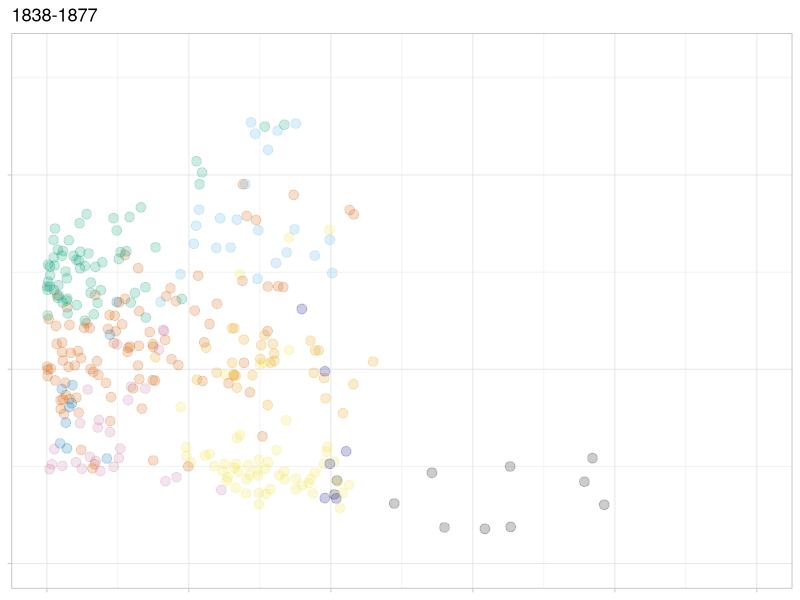
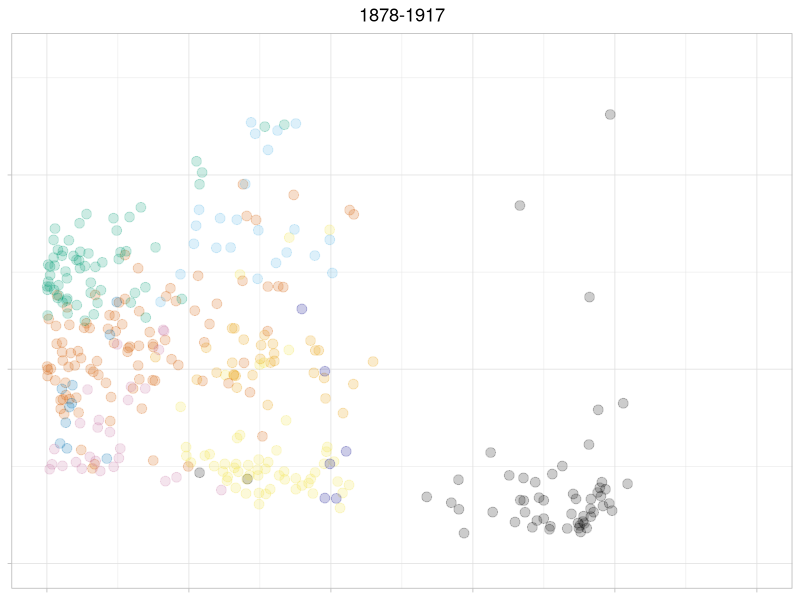
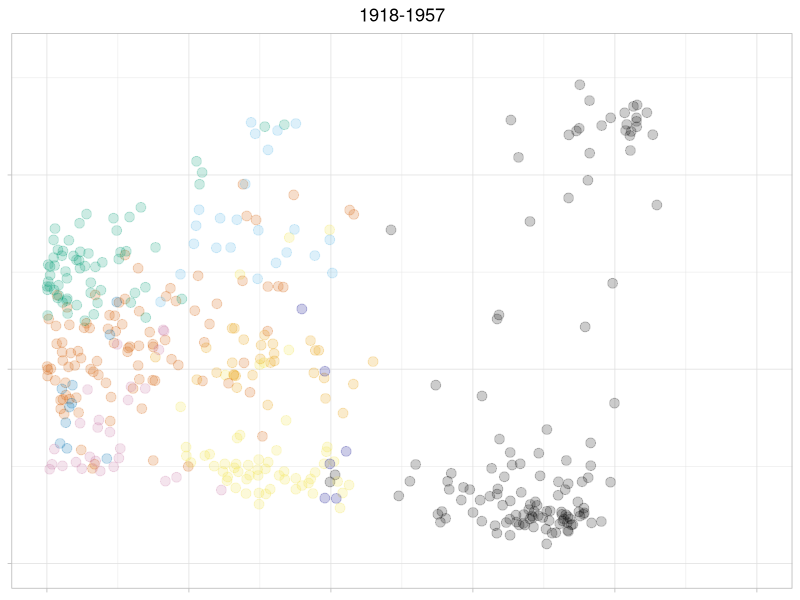
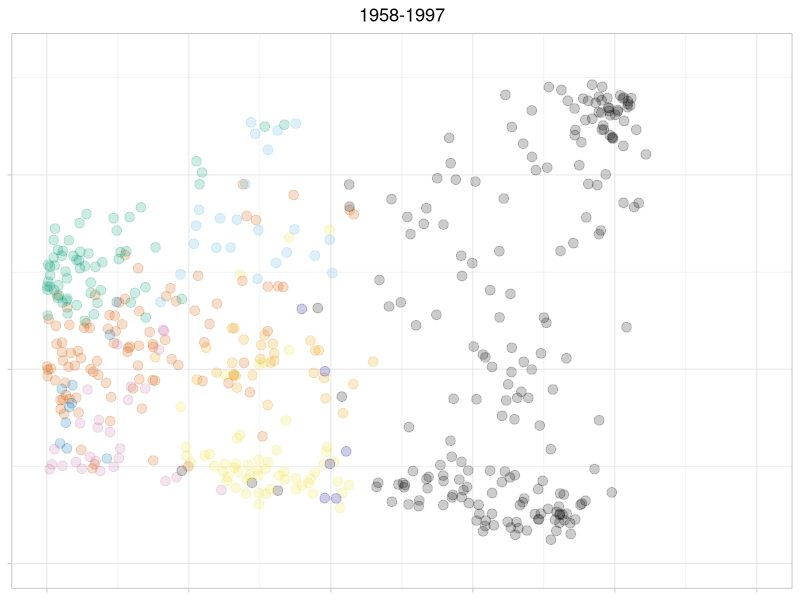
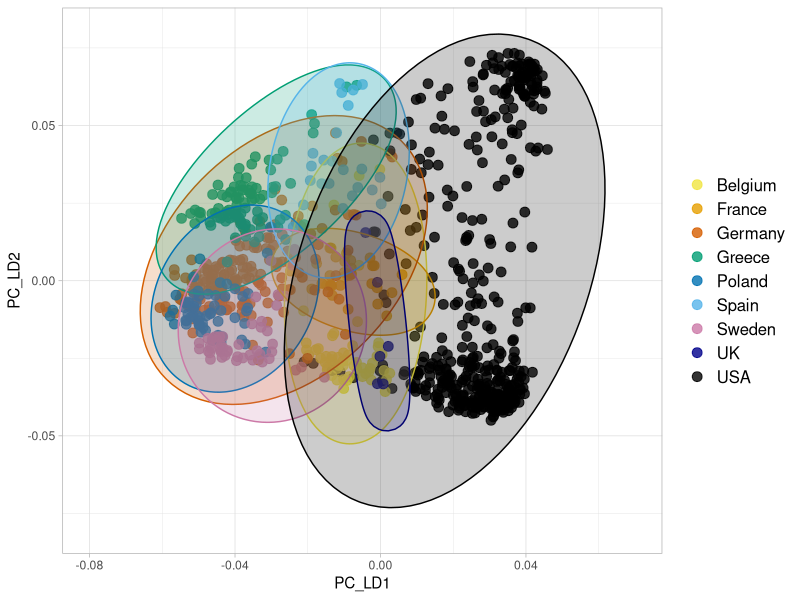

Reproduce these figures in R, in order. (Note: this script raises an error after producing the figures.)

library(car)
library(dplyr)  # For data manipulation
library(ggplot2)
library(ggforce)  # For confidence ellipses

# Load the covariance matrix
cov_file <- "Data/herbarium/Input/herb_GLUE_SPAIN_filtered_LD_MAF05.cov"  # Replace with your .cov file path
pca_data <- read.csv("Data/herbarium/Input/herbarium_structure_dataframe_1192026.csv",header=TRUE)
herb_EUR_list <- pca_data

pca_data$Year <- herb_EUR_list$Year
pca_data$Lat <- herb_EUR_list$Lat
pca_data$Lon <- herb_EUR_list$Lon
pca_data$H_C <- herb_EUR_list$H_C
pca_data$File <- herb_EUR_list$File
pca_data$State <- herb_EUR_list$State
pca_data$Sample <- herb_EUR_list$Sample

colorBlindBlack8 <- c("#F0E442", "#E69F00", "#D55E00", "#009E73", "#0072B2", "#56B4E9", "#CC79A7", "darkblue", "#000000")

# Plot using ggplot for Ttotal
Ttotal <- ggplot(pca_data, aes(x = PC_LD1, y = PC_LD2, color = Country)) +
  geom_point(size = 3, alpha = 0.8) +  # Scatter plot
  geom_mark_ellipse(aes(fill = Country), alpha = 0.2, show.legend = FALSE) +  # Confidence ellipses
  scale_color_manual(values = colorBlindBlack8) +  # Apply dynamically generated palette
  scale_fill_manual(values = colorBlindBlack8) +  # Match fill colors for ellipses
  labs(x = "PC_LD1", y = "PC_LD2") +  # Labels
  theme_light() +
  theme(
    legend.text = element_text(size = 12),legend.title = element_blank()  # Increase legend text size
  ) +
  ylim(c(-0.08, 0.08)) +
  xlim(c(-0.08, 0.07))

min_year <- min(pca_data[!is.na(pca_data$Year), "Year"])  # Get the minimum year from the data

# Filter the data
filtered_data_T1 <- pca_data %>%
    filter(
        (H_C == "C") | (H_C == "H" & Year >= min_year & Year <= min_year + 39)
    )

# Filter the data
filtered_data_T2 <- pca_data %>%
    filter(
        (H_C == "C") | (H_C == "H" & Year >= min_year + 40 & Year <= min_year + 79)
    )

# Filter the data
filtered_data_T3 <- pca_data %>%
    filter(
        (H_C == "C") | (H_C == "H" & Year >= min_year + 80 & Year <= min_year + 119)
    )

# Filter the data
filtered_data_T4 <- pca_data %>%
    filter(
        (H_C == "C") | (H_C == "H" & Year >= min_year + 120 & Year <= min_year + 159)
    )


# Plot using ggplot for filtered_data_T1
T1 <- ggplot(filtered_data_T1, aes(x = PC_LD1, y = PC_LD2, color = Country)) +
  geom_point(aes(alpha = 0.2), size = 3) +  # Adjust alpha for "C" rows
  scale_color_manual(values = colorBlindBlack8) +  # Apply dynamically generated palette
  scale_fill_manual(values = colorBlindBlack8) +  # Match fill colors for ellipses
  scale_alpha_identity() +  # Use the alpha values directly
  theme_light() + ggtitle("1838-1877")+theme(legend.position = "none",axis.text=element_blank(),axis.title=element_blank()) + ylim(c(-0.05, 0.08)) + xlim(c(-0.04,0.06))

# Repeat for filtered_data_T2
T2 <- ggplot(filtered_data_T2, aes(x = PC_LD1, y = PC_LD2, color = Country)) +
  geom_point(aes(alpha = 0.2), size = 3) +  # Adjust alpha for "C" rows
  scale_color_manual(values = colorBlindBlack8) +  # Apply dynamically generated palette
  scale_fill_manual(values = colorBlindBlack8) +  # Match fill colors for ellipses
  scale_alpha_identity() +  # Use the alpha values directly
  theme_light() + ggtitle("1878-1917")+theme(legend.position = "none", plot.title = element_text(hjust = 0.5),axis.text=element_blank(),axis.title=element_blank()) + ylim(c(-0.05, 0.08)) + xlim(c(-0.04,0.06))

# Repeat for filtered_data_T3
T3 <- ggplot(filtered_data_T3, aes(x = PC_LD1, y = PC_LD2, color = Country)) +
  geom_point(aes(alpha = 0.2), size = 3) +  # Adjust alpha for "C" rows
  scale_color_manual(values = colorBlindBlack8) +  # Apply dynamically generated palette
  scale_fill_manual(values = colorBlindBlack8) +  # Match fill colors for ellipses
  scale_alpha_identity() +  # Use the alpha values directly
  theme_light() + ggtitle("1918-1957")+ theme(legend.position = "none", plot.title = element_text(hjust = 0.5),axis.text=element_blank(),axis.title=element_blank()) + ylim(c(-0.05, 0.08)) + xlim(c(-0.04,0.06))

# Repeat for filtered_data_T4
T4 <- ggplot(filtered_data_T4, aes(x = PC_LD1, y = PC_LD2, color = Country)) +
  geom_point(aes(alpha = 0.2), size = 3) +  # Adjust alpha for "C" rows
  scale_color_manual(values = colorBlindBlack8) +  # Apply dynamically generated palette
  scale_fill_manual(values = colorBlindBlack8) +  # Match fill colors for ellipses
  scale_alpha_identity() +  # Use the alpha values directly
  theme_light() + ggtitle("1958-1997")+ theme(legend.position = "none", plot.title = element_text(hjust = 0.5),axis.text=element_blank(),axis.title=element_blank()) + ylim(c(-0.05, 0.08)) + xlim(c(-0.04,0.06))

panelB <- ggarrange(T1,T2,T3,T4,ncol=2,nrow=2)
# Arrange the plots
combined_plot <- ggarrange(
    Ttotal, 
    panelB, # The total plot
    ncol=2,
nrow = 1,  # Two rows: one for Ttotal, one for T1-T4
    heights = c(1, 1),legend="top"  # Make Ttotal twice the height of the row with T1-T4
)

# Display the combined plot
print(combined_plot)




herb_df <- read.csv("Data/herbarium/Input/herbarium_structure_dataframe_1192026.csv",header=TRUE)
pc_cols <- c("PC_LD1","PC_LD2")
# Assume your data frame is called df and has columns: Country, PC_LD1, PC_LD2, PC3, ...
df <- herb_df[herb_df$Region=="North" | herb_df$H_C=="C",]
df <- df[df$TimeBin=="1838-1877" | df$H_C=="C",]
library(dplyr)

# Calculate centroids for each country except USA
centroids <- df %>%
    filter(Country != "USA") %>%
    group_by(Country) %>%
    dplyr::summarise(across(all_of(pc_cols), mean), .groups = "drop")

# Get USA samples
usa_samples <- df %>%
    filter(Country == "USA") %>%
    dplyr::select(all_of(pc_cols))

# Function to calculate Euclidean distance
euclidean <- function(a, b) sqrt(sum((a - b)^2))

# For each centroid, calculate distances to all USA samples
results_N_1 <- centroids %>%
    rowwise() %>%
    dplyr::mutate(
        distances = list(
            apply(usa_samples, 1, function(x) euclidean(x, c_across(all_of(pc_cols))))
        ),
        avg_distance = mean(unlist(distances)),
        sd_distance = sd(unlist(distances))
    ) %>%
    dplyr::select(Country, avg_distance, sd_distance)

pc_cols <- c("PC_LD1","PC_LD2")
# Assume your data frame is called df and has columns: Country, PC_LD1, PC_LD2, PC3, ...
df <- herb_df[herb_df$Region=="North" | herb_df$H_C=="C",]
df <- df[df$TimeBin=="1878-1917" | df$H_C=="C",]
library(dplyr)

# Calculate centroids for each country except USA
centroids <- df %>%
    filter(Country != "USA") %>%
    group_by(Country) %>%
    dplyr::summarise(across(all_of(pc_cols), mean), .groups = "drop")

# Get USA samples
usa_samples <- df %>%
    filter(Country == "USA") %>%
    dplyr::select(all_of(pc_cols))

# Function to calculate Euclidean distance
euclidean <- function(a, b) sqrt(sum((a - b)^2))

# For each centroid, calculate distances to all USA samples
results_N_2<- centroids %>%
    rowwise() %>%
    dplyr::mutate(
        distances = list(
            apply(usa_samples, 1, function(x) euclidean(x, c_across(all_of(pc_cols))))
        ),
        avg_distance = mean(unlist(distances)),
        sd_distance = sd(unlist(distances))
    ) %>%
    dplyr::select(Country, avg_distance, sd_distance)

pc_cols <- c("PC_LD1","PC_LD2")
# Assume your data frame is called df and has columns: Country, PC_LD1, PC_LD2, PC3, ...
df <- herb_df[herb_df$Region=="North" | herb_df$H_C=="C",]
df <- df[df$TimeBin=="1918-1957" | df$H_C=="C",]
library(dplyr)

# Calculate centroids for each country except USA
centroids <- df %>%
    filter(Country != "USA") %>%
    group_by(Country) %>%
    dplyr::summarise(across(all_of(pc_cols), mean), .groups = "drop")

# Get USA samples
usa_samples <- df %>%
    filter(Country == "USA") %>%
    dplyr::select(all_of(pc_cols))

# Function to calculate Euclidean distance
euclidean <- function(a, b) sqrt(sum((a - b)^2))

# For each centroid, calculate distances to all USA samples
results_N_3<- centroids %>%
    rowwise() %>%
    dplyr::mutate(
        distances = list(
            apply(usa_samples, 1, function(x) euclidean(x, c_across(all_of(pc_cols))))
        ),
        avg_distance = mean(unlist(distances)),
        sd_distance = sd(unlist(distances))
    ) %>%
    dplyr::select(Country, avg_distance, sd_distance)

pc_cols <- c("PC_LD1","PC_LD2")
# Assume your data frame is called df and has columns: Country, PC_LD1, PC_LD2, PC3, ...
df <- herb_df[herb_df$Region=="North" | herb_df$H_C=="C",]
df <- df[df$TimeBin=="1958-1997" | df$H_C=="C",]
library(dplyr)

# Calculate centroids for each country except USA
centroids <- df %>%
    filter(Country != "USA") %>%
    group_by(Country) %>%
    dplyr::summarise(across(all_of(pc_cols), mean), .groups = "drop")

# Get USA samples
usa_samples <- df %>%
    filter(Country == "USA") %>%
    dplyr::select(all_of(pc_cols))

# Function to calculate Euclidean distance
euclidean <- function(a, b) sqrt(sum((a - b)^2))

# For each centroid, calculate distances to all USA samples
results_N_4<- centroids %>%
    rowwise() %>%
    dplyr::mutate(
        distances = list(
            apply(usa_samples, 1, function(x) euclidean(x, c_across(all_of(pc_cols))))
        ),
        avg_distance = mean(unlist(distances)),
        sd_distance = sd(unlist(distances))
    ) %>%
    dplyr::select(Country, avg_distance, sd_distance)

pc_cols <- c("PC_LD1","PC_LD2")
# Assume your data frame is called df and has columns: Country, PC_LD1, PC_LD2, PC3, ...
df <- herb_df[herb_df$Region=="South" | herb_df$H_C=="C",]
df <- df[df$TimeBin=="1838-1877" | df$H_C=="C",]
library(dplyr)

# Calculate centroids for each country except USA
centroids <- df %>%
    filter(Country != "USA") %>%
    group_by(Country) %>%
    dplyr::summarise(across(all_of(pc_cols), mean), .groups = "drop")

# Get USA samples
usa_samples <- df %>%
    filter(Country == "USA") %>%
    dplyr::select(all_of(pc_cols))

# Function to calculate Euclidean distance
euclidean <- function(a, b) sqrt(sum((a - b)^2))

# For each centroid, calculate distances to all USA samples
results_S_1 <- centroids %>%
    rowwise() %>%
    dplyr::mutate(
        distances = list(
            apply(usa_samples, 1, function(x) euclidean(x, c_across(all_of(pc_cols))))
        ),
        avg_distance = mean(unlist(distances)),
        sd_distance = sd(unlist(distances))
    ) %>%
    dplyr::select(Country, avg_distance, sd_distance)

pc_cols <- c("PC_LD1","PC_LD2")
# Assume your data frame is called df and has columns: Country, PC_LD1, PC_LD2, PC3, ...
df <- herb_df[herb_df$Region=="South" | herb_df$H_C=="C",]
df <- df[df$TimeBin=="1878-1917" | df$H_C=="C",]
library(dplyr)

# Calculate centroids for each country except USA
centroids <- df %>%
    filter(Country != "USA") %>%
    group_by(Country) %>%
    dplyr::summarise(across(all_of(pc_cols), mean), .groups = "drop")

# Get USA samples
usa_samples <- df %>%
    filter(Country == "USA") %>%
    dplyr::select(all_of(pc_cols))

# Function to calculate Euclidean distance
euclidean <- function(a, b) sqrt(sum((a - b)^2))

# For each centroid, calculate distances to all USA samples
results_S_2<- centroids %>%
    rowwise() %>%
    dplyr::mutate(
        distances = list(
            apply(usa_samples, 1, function(x) euclidean(x, c_across(all_of(pc_cols))))
        ),
        avg_distance = mean(unlist(distances)),
        sd_distance = sd(unlist(distances))
    ) %>%
    dplyr::select(Country, avg_distance, sd_distance)

pc_cols <- c("PC_LD1","PC_LD2")
# Assume your data frame is called df and has columns: Country, PC_LD1, PC_LD2, PC3, ...
df <- herb_df[herb_df$Region=="South" | herb_df$H_C=="C",]
df <- df[df$TimeBin=="1918-1957" | df$H_C=="C",]
library(dplyr)

# Calculate centroids for each country except USA
centroids <- df %>%
    filter(Country != "USA") %>%
    group_by(Country) %>%
    dplyr::summarise(across(all_of(pc_cols), mean), .groups = "drop")

# Get USA samples
usa_samples <- df %>%
    filter(Country == "USA") %>%
    dplyr::select(all_of(pc_cols))

# Function to calculate Euclidean distance
euclidean <- function(a, b) sqrt(sum((a - b)^2))

# For each centroid, calculate distances to all USA samples
results_S_3<- centroids %>%
    rowwise() %>%
    dplyr::mutate(
        distances = list(
            apply(usa_samples, 1, function(x) euclidean(x, c_across(all_of(pc_cols))))
        ),
        avg_distance = mean(unlist(distances)),
        sd_distance = sd(unlist(distances))
    ) %>%
    dplyr::select(Country, avg_distance, sd_distance)

pc_cols <- c("PC_LD1","PC_LD2")
# Assume your data frame is called df and has columns: Country, PC_LD1, PC_LD2, PC3, ...
df <- herb_df[herb_df$Region=="South" | herb_df$H_C=="C",]
df <- df[df$TimeBin=="1958-1997" | df$H_C=="C",]
library(dplyr)

# Calculate centroids for each country except USA
centroids <- df %>%
    filter(Country != "USA") %>%
    group_by(Country) %>%
    dplyr::summarise(across(all_of(pc_cols), mean), .groups = "drop")

# Get USA samples
usa_samples <- df %>%
    filter(Country == "USA") %>%
    dplyr::select(all_of(pc_cols))

# Function to calculate Euclidean distance
euclidean <- function(a, b) sqrt(sum((a - b)^2))

# For each centroid, calculate distances to all USA samples
results_S_4<- centroids %>%
    rowwise() %>%
    dplyr::mutate(
        distances = list(
            apply(usa_samples, 1, function(x) euclidean(x, c_across(all_of(pc_cols))))
        ),
        avg_distance = mean(unlist(distances)),
        sd_distance = sd(unlist(distances))
    ) %>%
    dplyr::select(Country, avg_distance, sd_distance)

pc_cols <- c("PC_LD1","PC_LD2")
# Assume your data frame is called df and has columns: Country, PC_LD1, PC_LD2, PC3, ...
df <- herb_df[herb_df$Region=="Middle" | herb_df$H_C=="C",]
df <- df[df$TimeBin=="1838-1877" | df$H_C=="C",]
library(dplyr)

# Calculate centroids for each country except USA
centroids <- df %>%
    filter(Country != "USA") %>%
    group_by(Country) %>%
    dplyr::summarise(across(all_of(pc_cols), mean), .groups = "drop")

# Get USA samples
usa_samples <- df %>%
    filter(Country == "USA") %>%
    dplyr::select(all_of(pc_cols))

# Function to calculate Euclidean distance
euclidean <- function(a, b) sqrt(sum((a - b)^2))

# For each centroid, calculate distances to all USA samples
results_M_1 <- centroids %>%
    rowwise() %>%
    dplyr::mutate(
        distances = list(
            apply(usa_samples, 1, function(x) euclidean(x, c_across(all_of(pc_cols))))
        ),
        avg_distance = mean(unlist(distances)),
        sd_distance = sd(unlist(distances))
    ) %>%
    dplyr::select(Country, avg_distance, sd_distance)

pc_cols <- c("PC_LD1","PC_LD2")
# Assume your data frame is called df and has columns: Country, PC_LD1, PC_LD2, PC3, ...
df <- herb_df[herb_df$Region=="Middle" | herb_df$H_C=="C",]
df <- df[df$TimeBin=="1878-1917" | df$H_C=="C",]
library(dplyr)

# Calculate centroids for each country except USA
centroids <- df %>%
    filter(Country != "USA") %>%
    group_by(Country) %>%
    dplyr::summarise(across(all_of(pc_cols), mean), .groups = "drop")

# Get USA samples
usa_samples <- df %>%
    filter(Country == "USA") %>%
    dplyr::select(all_of(pc_cols))

# Function to calculate Euclidean distance
euclidean <- function(a, b) sqrt(sum((a - b)^2))

# For each centroid, calculate distances to all USA samples
results_M_2<- centroids %>%
    rowwise() %>%
    dplyr::mutate(
        distances = list(
            apply(usa_samples, 1, function(x) euclidean(x, c_across(all_of(pc_cols))))
        ),
        avg_distance = mean(unlist(distances)),
        sd_distance = sd(unlist(distances))
    ) %>%
    dplyr::select(Country, avg_distance, sd_distance)

pc_cols <- c("PC_LD1","PC_LD2")
# Assume your data frame is called df and has columns: Country, PC_LD1, PC_LD2, PC3, ...
df <- herb_df[herb_df$Region=="Middle" | herb_df$H_C=="C",]
df <- df[df$TimeBin=="1918-1957" | df$H_C=="C",]
library(dplyr)

# Calculate centroids for each country except USA
centroids <- df %>%
    filter(Country != "USA") %>%
    group_by(Country) %>%
    dplyr::summarise(across(all_of(pc_cols), mean), .groups = "drop")

# Get USA samples
usa_samples <- df %>%
    filter(Country == "USA") %>%
    dplyr::select(all_of(pc_cols))

# Function to calculate Euclidean distance
euclidean <- function(a, b) sqrt(sum((a - b)^2))

# For each centroid, calculate distances to all USA samples
results_M_3<- centroids %>%
    rowwise() %>%
    dplyr::mutate(
        distances = list(
            apply(usa_samples, 1, function(x) euclidean(x, c_across(all_of(pc_cols))))
        ),
        avg_distance = mean(unlist(distances)),
        sd_distance = sd(unlist(distances))
    ) %>%
    dplyr::select(Country, avg_distance, sd_distance)

pc_cols <- c("PC_LD1","PC_LD2")
# Assume your data frame is called df and has columns: Country, PC_LD1, PC_LD2, PC3, ...
df <- herb_df[herb_df$Region=="Middle" | herb_df$H_C=="C",]
df <- df[df$TimeBin=="1958-1997" | df$H_C=="C",]
library(dplyr)

# Calculate centroids for each country except USA
centroids <- df %>%
    filter(Country != "USA") %>%
    group_by(Country) %>%
    dplyr::summarise(across(all_of(pc_cols), mean), .groups = "drop")

# Get USA samples
usa_samples <- df %>%
    filter(Country == "USA") %>%
    dplyr::select(all_of(pc_cols))

# Function to calculate Euclidean distance
euclidean <- function(a, b) sqrt(sum((a - b)^2))

# For each centroid, calculate distances to all USA samples
results_M_4<- centroids %>%
    rowwise() %>%
    dplyr::mutate(
        distances = list(
            apply(usa_samples, 1, function(x) euclidean(x, c_across(all_of(pc_cols))))
        ),
        avg_distance = mean(unlist(distances)),
        sd_distance = sd(unlist(distances))
    ) %>%
    dplyr::select(Country, avg_distance, sd_distance)

results_N_1$TimeBin <- "1838-1877"
results_N_2$TimeBin <- "1878-1917"
results_N_3$TimeBin <- "1918-1957"
results_N_4$TimeBin <- "1958-1997"
results_M_1$TimeBin <- "1838-1877"
results_M_2$TimeBin <- "1878-1917"
results_M_3$TimeBin <- "1918-1957"
results_M_4$TimeBin <- "1958-1997"
results_S_1$TimeBin <- "1838-1877"
results_S_2$TimeBin <- "1878-1917"
results_S_3$TimeBin <- "1918-1957"
results_S_4$TimeBin <- "1958-1997"
results_N_1$Region <- "North"
results_N_2$Region <- "North"
results_N_3$Region <- "North"
results_N_4$Region <- "North"
results_M_1$Region <- "Middle"
results_M_2$Region <- "Middle"
results_M_3$Region <- "Middle"
results_M_4$Region <- "Middle"
results_S_1$Region <- "South"
results_S_2$Region <- "South"
results_S_3$Region <- "South"
results_S_4$Region <- "South"

results <- rbind(results_N_1, results_N_2, results_N_3, results_N_4, results_M_1, results_M_2, results_M_3, results_M_4, results_S_1, results_S_2, results_S_3, results_S_4)

# Set factor levels to control the order of facets
results$Region <- factor(results$Region, levels = c("South", "Middle", "North"))

results_UFS <- results[results$Country=="UK" | results$Country=="France" | results$Country=="Spain",]
library(ggplot2)

colorBlindBlack8 <- c("#E69F00", "#56B4E9", "darkblue")

UFS_distance <- ggplot(results_UFS, aes(x = TimeBin, y = avg_distance, color = Country, group = Country)) +
  geom_point(position = position_dodge(width = 0.5), size = 3) +
  geom_line(position = position_dodge(width = 0.5), size = 1) +
  scale_color_manual(values = colorBlindBlack8) +
  scale_fill_manual(values = colorBlindBlack8) +
  geom_errorbar(aes(ymin = avg_distance - sd_distance, ymax = avg_distance + sd_distance),
                width = 0.2, position = position_dodge(width = 0.5)) +
  facet_wrap(~Region, nrow = 1) +
  theme_light() +
  theme(
    strip.text = element_text(color = "black", size = 12),
    strip.background = element_rect(fill = "white"),
    axis.text = element_text(size = 12),
    axis.title = element_text(size = 12),
    legend.text = element_text(size = 12),
    legend.title = element_text(size = 12)
  ) +
  labs(
    x = "Time Bin",
    y = "Average Distance"
  )

colorBlindBlack8 <- c("#F0E442", "#E69F00", "#D55E00", "#009E73", "#0072B2", "#56B4E9", "#CC79A7", "darkblue")

all_countries <- ggplot(results, aes(x = TimeBin, y = avg_distance, color = Country, group = Country)) +
  geom_point(position = position_dodge(width = 0.5), size = 3) +
  geom_line(position = position_dodge(width = 0.5), size = 1) +
  scale_color_manual(values = colorBlindBlack8) +
  scale_fill_manual(values = colorBlindBlack8) +
  facet_wrap(~Region, nrow = 1) +
  theme_light() +
  theme(
    strip.text = element_text(color = "black", size = 12),
    strip.background = element_rect(fill = "white"),
    axis.text = element_text(size = 10),
    axis.title = element_text(size = 12),
    legend.position="none"
  ) +
  labs(
    x = "Time Bin",
    y = "Average Distance"
  )

SupplementalFigure4 <- ggarrange(combined_plot,all_countries,ncol=1,nrow=2,labels=c("A","B"))
ggsave("SupFig4.pdf", plot = SupplementalFigure4, width = 10, height = 8, units = "in")
